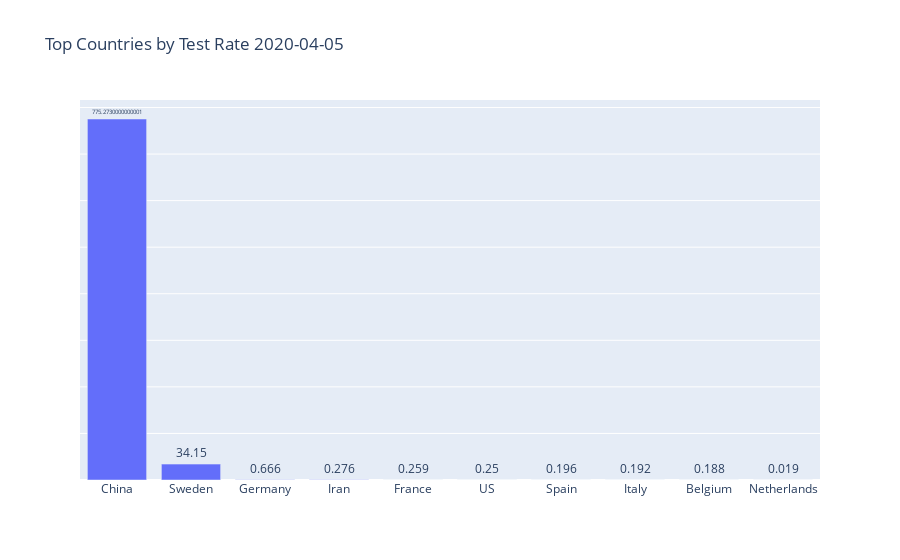

Write notebook code for a chart like this one.
### Code cell
totalcases = pd_sims.loc['testRate'].sort_values(ascending=False)
top10 = totalcases.head(10)
fig = go.Figure(go.Bar(x=top10.index, y=top10.values,
                      text=top10.values,
            textposition='outside'))
fig.update_layout(title_text='Top Countries by Test Rate '+lastrecordeddate)
fig.update_yaxes(showticklabels=False)

fig.show()

### Figure 1 — Plotly figure (JSON) as saved in the notebook; plotly's stock layout.template omitted (floating-point values rounded to 4 significant figures)
{"data": [{"text": [775.3, 34.15, 0.666, 0.276, 0.259, 0.25, 0.196, 0.192, 0.188, 0.019], "textposition": "outside", "type": "bar", "x": ["China", "Sweden", "Germany", "Iran", "France", "US", "Spain", "Italy", "Belgium", "Netherlands"], "y": [775.3, 34.15, 0.666, 0.276, 0.259, 0.25, 0.196, 0.192, 0.188, 0.019]}], "layout": {"title": {"text": "Top Countries by Test Rate 2020-04-05"}, "yaxis": {"showticklabels": false}}}
